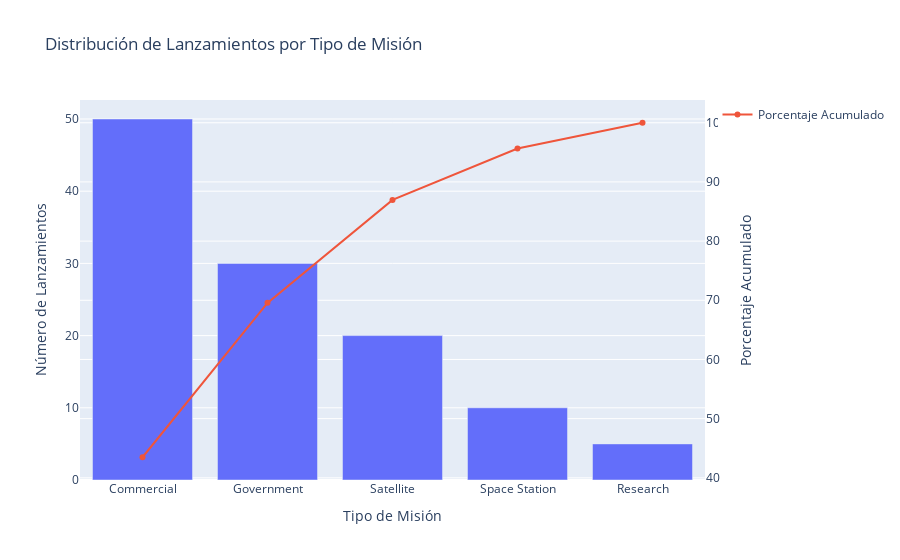

Write notebook code for a chart like this one.
### Code cell
import plotly.express as px
import pandas as pd

# Datos de ejemplo sobre el tipo de misión
df_pareto = pd.DataFrame({
    'mission_type': ['Commercial', 'Government', 'Space Station', 'Research', 'Satellite'],
    'launch_count': [50, 30, 10, 5, 20]
})

df_pareto = df_pareto.sort_values('launch_count', ascending=False)
df_pareto['cum_percentage'] = df_pareto['launch_count'].cumsum() / df_pareto['launch_count'].sum() * 100

fig = px.bar(df_pareto, x='mission_type', y='launch_count',
             title="Lanzamientos por Tipo de Misión",
             labels={'launch_count': 'Número de Lanzamientos', 'mission_type': 'Tipo de Misión'})
fig.add_scatter(x=df_pareto['mission_type'], y=df_pareto['cum_percentage'], mode='lines+markers', name='Porcentaje Acumulado', yaxis='y2')

fig.update_layout(
    yaxis2=dict(overlaying='y', side='right', title='Porcentaje Acumulado'),
    xaxis_title="Tipo de Misión",
    yaxis_title="Número de Lanzamientos",
    title="Distribución de Lanzamientos por Tipo de Misión"
)

fig.show()

### Figure 1 — Plotly figure (JSON) as saved in the notebook; plotly's stock layout.template omitted (floating-point values rounded to 4 significant figures)
{"data": [{"alignmentgroup": "True", "hovertemplate": "Tipo de Misión=%{x}<br>Número de Lanzamientos=%{y}<extra></extra>", "legendgroup": "", "marker": {"color": "#636efa", "pattern": {"shape": ""}}, "name": "", "offsetgroup": "", "orientation": "v", "showlegend": false, "textposition": "auto", "type": "bar", "x": ["Commercial", "Government", "Satellite", "Space Station", "Research"], "xaxis": "x", "y": [50, 30, 20, 10, 5], "yaxis": "y"}, {"mode": "lines+markers", "name": "Porcentaje Acumulado", "type": "scatter", "x": ["Commercial", "Government", "Satellite", "Space Station", "Research"], "y": [43.48, 69.57, 86.96, 95.65, 100], "yaxis": "y2"}], "layout": {"autosize": true, "barmode": "relative", "legend": {"tracegroupgap": 0}, "title": {"text": "Distribución de Lanzamientos por Tipo de Misión"}, "xaxis": {"anchor": "y", "autorange": true, "domain": [0, 1], "range": [-0.5, 4.5], "title": {"text": "Tipo de Misión"}, "type": "category"}, "yaxis": {"anchor": "x", "autorange": true, "domain": [0, 1], "range": [0, 52.63], "title": {"text": "Número de Lanzamientos"}, "type": "linear"}, "yaxis2": {"autorange": true, "overlaying": "y", "range": [39.29, 104.2], "side": "right", "title": {"text": "Porcentaje Acumulado"}, "type": "linear"}}}
